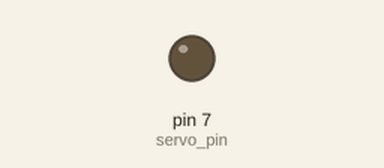
Recording of a sketch running on a simulated Arduino Uno, built with avr-gcc and run on an emulated ATmega328P. Parts: output pins drawn as LEDs (lit = HIGH). What the sketch prints to the serial monitor is not drawn.

Above: at 0.6 s.
At 2.5 s:
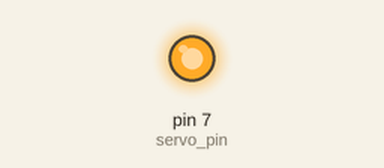
Timing chart, 0 to 6.7 s (numbered marks = the images above):
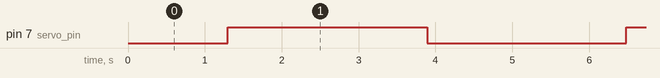

The sketch:

step_servo_test.ino
```cpp
#define servo_pin 7


// just a simple sweeping motion for the servo as a test...
void setup() {
  // put your setup code here, to run once:
  Serial.begin(9600);
  pinMode(servo_pin, OUTPUT);
  analogWrite(servo_pin, 0);
}

void loop() {
  // put your main code here, to run repeatedly:
  for (int i=0; i<255; i++) {
    analogWrite(servo_pin, i);
    Serial.println(i);
    delay(10);
  }
  for (int i=255; i>0; i--) {
    analogWrite(servo_pin, i);
    Serial.println(i);
    delay(10);
  }
}
```

Measured:
- by itself, pin 7 (servo_pin): alternates HIGH for 2.6 s and LOW for 2.6 s
